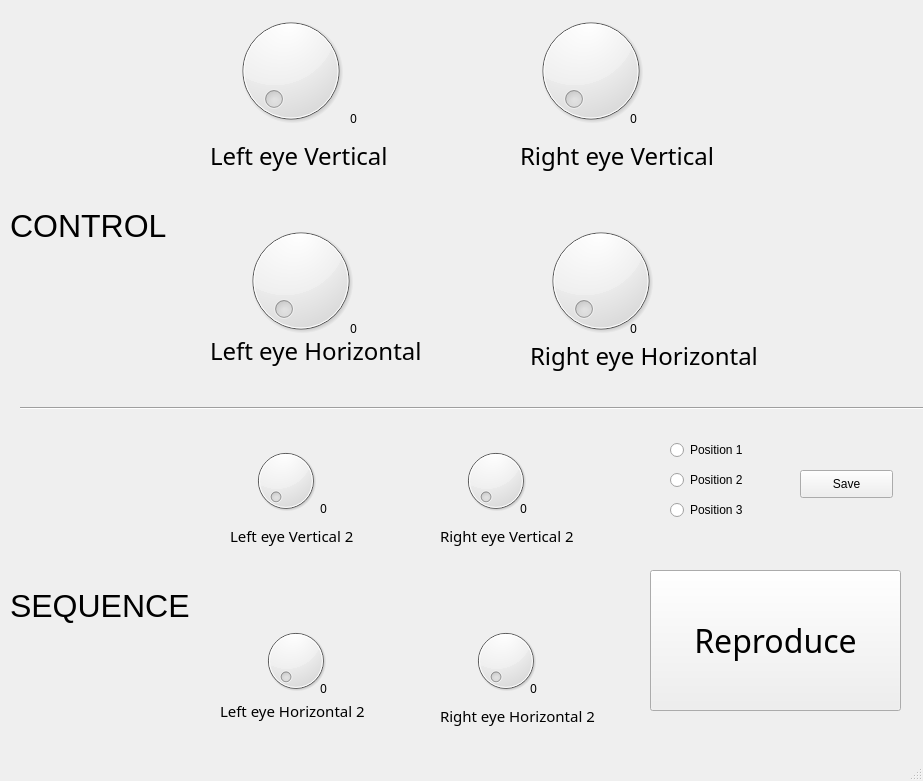
<?xml version="1.0" encoding="UTF-8"?>
<ui version="4.0">
 <class>MainWindow</class>
 <widget class="QMainWindow" name="MainWindow">
  <property name="geometry">
   <rect>
    <x>0</x>
    <y>0</y>
    <width>923</width>
    <height>781</height>
   </rect>
  </property>
  <property name="windowTitle">
   <string>MainWindow</string>
  </property>
  <widget class="QWidget" name="centralwidget">
   <widget class="QDial" name="dialeye1">
    <property name="geometry">
     <rect>
      <x>210</x>
      <y>10</y>
      <width>161</width>
      <height>121</height>
     </rect>
    </property>
    <property name="minimum">
     <number>5</number>
    </property>
    <property name="maximum">
     <number>120</number>
    </property>
   </widget>
   <widget class="QDial" name="dialeye2">
    <property name="geometry">
     <rect>
      <x>220</x>
      <y>220</y>
      <width>161</width>
      <height>121</height>
     </rect>
    </property>
    <property name="minimum">
     <number>5</number>
    </property>
    <property name="maximum">
     <number>120</number>
    </property>
   </widget>
   <widget class="QDial" name="dialeye4">
    <property name="geometry">
     <rect>
      <x>520</x>
      <y>220</y>
      <width>161</width>
      <height>121</height>
     </rect>
    </property>
    <property name="minimum">
     <number>5</number>
    </property>
    <property name="maximum">
     <number>120</number>
    </property>
   </widget>
   <widget class="QDial" name="dialeye3">
    <property name="geometry">
     <rect>
      <x>510</x>
      <y>10</y>
      <width>161</width>
      <height>121</height>
     </rect>
    </property>
    <property name="minimum">
     <number>5</number>
    </property>
    <property name="maximum">
     <number>120</number>
    </property>
   </widget>
   <widget class="QLabel" name="label">
    <property name="geometry">
     <rect>
      <x>210</x>
      <y>130</y>
      <width>251</width>
      <height>51</height>
     </rect>
    </property>
    <property name="font">
     <font>
      <family>Roman</family>
      <pointsize>18</pointsize>
     </font>
    </property>
    <property name="text">
     <string>Left eye Vertical</string>
    </property>
   </widget>
   <widget class="QLabel" name="label_2">
    <property name="geometry">
     <rect>
      <x>210</x>
      <y>320</y>
      <width>251</width>
      <height>61</height>
     </rect>
    </property>
    <property name="font">
     <font>
      <family>Roman</family>
      <pointsize>18</pointsize>
     </font>
    </property>
    <property name="text">
     <string>Left eye Horizontal</string>
    </property>
   </widget>
   <widget class="QLabel" name="label_3">
    <property name="geometry">
     <rect>
      <x>530</x>
      <y>330</y>
      <width>261</width>
      <height>51</height>
     </rect>
    </property>
    <property name="font">
     <font>
      <family>Roman</family>
      <pointsize>18</pointsize>
     </font>
    </property>
    <property name="text">
     <string>Right eye Horizontal</string>
    </property>
   </widget>
   <widget class="QLabel" name="label_5">
    <property name="geometry">
     <rect>
      <x>520</x>
      <y>130</y>
      <width>251</width>
      <height>51</height>
     </rect>
    </property>
    <property name="font">
     <font>
      <family>Roman</family>
      <pointsize>18</pointsize>
     </font>
    </property>
    <property name="text">
     <string>Right eye Vertical</string>
    </property>
   </widget>
   <widget class="QLabel" name="label_4">
    <property name="geometry">
     <rect>
      <x>10</x>
      <y>180</y>
      <width>191</width>
      <height>91</height>
     </rect>
    </property>
    <property name="font">
     <font>
      <family>MS UI Gothic</family>
      <pointsize>24</pointsize>
     </font>
    </property>
    <property name="text">
     <string>CONTROL</string>
    </property>
   </widget>
   <widget class="QDial" name="dialeye33">
    <property name="geometry">
     <rect>
      <x>460</x>
      <y>440</y>
      <width>71</width>
      <height>81</height>
     </rect>
    </property>
    <property name="minimum">
     <number>5</number>
    </property>
    <property name="maximum">
     <number>120</number>
    </property>
   </widget>
   <widget class="QLabel" name="label_6">
    <property name="geometry">
     <rect>
      <x>440</x>
      <y>510</y>
      <width>251</width>
      <height>51</height>
     </rect>
    </property>
    <property name="font">
     <font>
      <family>Roman</family>
      <pointsize>11</pointsize>
     </font>
    </property>
    <property name="text">
     <string>Right eye Vertical 2</string>
    </property>
   </widget>
   <widget class="QLabel" name="label_7">
    <property name="geometry">
     <rect>
      <x>440</x>
      <y>690</y>
      <width>301</width>
      <height>51</height>
     </rect>
    </property>
    <property name="font">
     <font>
      <family>Roman</family>
      <pointsize>11</pointsize>
     </font>
    </property>
    <property name="text">
     <string>Right eye Horizontal 2</string>
    </property>
   </widget>
   <widget class="QLabel" name="label_8">
    <property name="geometry">
     <rect>
      <x>220</x>
      <y>680</y>
      <width>281</width>
      <height>61</height>
     </rect>
    </property>
    <property name="font">
     <font>
      <family>Roman</family>
      <pointsize>11</pointsize>
     </font>
    </property>
    <property name="text">
     <string>Left eye Horizontal 2</string>
    </property>
   </widget>
   <widget class="QLabel" name="label_9">
    <property name="geometry">
     <rect>
      <x>230</x>
      <y>510</y>
      <width>251</width>
      <height>51</height>
     </rect>
    </property>
    <property name="font">
     <font>
      <family>Roman</family>
      <pointsize>11</pointsize>
     </font>
    </property>
    <property name="text">
     <string>Left eye Vertical 2</string>
    </property>
   </widget>
   <widget class="QDial" name="dialeye11">
    <property name="geometry">
     <rect>
      <x>250</x>
      <y>440</y>
      <width>71</width>
      <height>81</height>
     </rect>
    </property>
    <property name="minimum">
     <number>5</number>
    </property>
    <property name="maximum">
     <number>120</number>
    </property>
   </widget>
   <widget class="QDial" name="dialeye22">
    <property name="geometry">
     <rect>
      <x>260</x>
      <y>620</y>
      <width>71</width>
      <height>81</height>
     </rect>
    </property>
    <property name="minimum">
     <number>5</number>
    </property>
    <property name="maximum">
     <number>120</number>
    </property>
   </widget>
   <widget class="QDial" name="dialeye44">
    <property name="geometry">
     <rect>
      <x>470</x>
      <y>620</y>
      <width>71</width>
      <height>81</height>
     </rect>
    </property>
    <property name="minimum">
     <number>5</number>
    </property>
    <property name="maximum">
     <number>180</number>
    </property>
   </widget>
   <widget class="Line" name="line">
    <property name="geometry">
     <rect>
      <x>20</x>
      <y>400</y>
      <width>1011</width>
      <height>16</height>
     </rect>
    </property>
    <property name="orientation">
     <enum>Qt::Horizontal</enum>
    </property>
   </widget>
   <widget class="QLabel" name="label_10">
    <property name="geometry">
     <rect>
      <x>10</x>
      <y>560</y>
      <width>191</width>
      <height>91</height>
     </rect>
    </property>
    <property name="font">
     <font>
      <family>MS UI Gothic</family>
      <pointsize>24</pointsize>
     </font>
    </property>
    <property name="text">
     <string>SEQUENCE</string>
    </property>
   </widget>
   <widget class="QRadioButton" name="radioButton1">
    <property name="geometry">
     <rect>
      <x>670</x>
      <y>440</y>
      <width>171</width>
      <height>20</height>
     </rect>
    </property>
    <property name="text">
     <string>Position 1</string>
    </property>
   </widget>
   <widget class="QRadioButton" name="radioButton2">
    <property name="geometry">
     <rect>
      <x>670</x>
      <y>470</y>
      <width>171</width>
      <height>20</height>
     </rect>
    </property>
    <property name="text">
     <string>Position 2</string>
    </property>
   </widget>
   <widget class="QRadioButton" name="radioButton3">
    <property name="geometry">
     <rect>
      <x>670</x>
      <y>500</y>
      <width>171</width>
      <height>20</height>
     </rect>
    </property>
    <property name="text">
     <string>Position 3</string>
    </property>
   </widget>
   <widget class="QPushButton" name="pushButtonSave">
    <property name="geometry">
     <rect>
      <x>800</x>
      <y>470</y>
      <width>93</width>
      <height>28</height>
     </rect>
    </property>
    <property name="text">
     <string>Save</string>
    </property>
   </widget>
   <widget class="QPushButton" name="pushButtonPlay">
    <property name="geometry">
     <rect>
      <x>650</x>
      <y>570</y>
      <width>251</width>
      <height>141</height>
     </rect>
    </property>
    <property name="font">
     <font>
      <family>Niagara Engraved</family>
      <pointsize>24</pointsize>
     </font>
    </property>
    <property name="text">
     <string>Reproduce</string>
    </property>
   </widget>
   <widget class="QLabel" name="labelLEV">
    <property name="geometry">
     <rect>
      <x>350</x>
      <y>110</y>
      <width>55</width>
      <height>16</height>
     </rect>
    </property>
    <property name="font">
     <font>
      <family>OCR A Extended</family>
     </font>
    </property>
    <property name="text">
     <string>0</string>
    </property>
   </widget>
   <widget class="QLabel" name="labelREV">
    <property name="geometry">
     <rect>
      <x>630</x>
      <y>110</y>
      <width>55</width>
      <height>16</height>
     </rect>
    </property>
    <property name="font">
     <font>
      <family>OCR A Extended</family>
     </font>
    </property>
    <property name="text">
     <string>0</string>
    </property>
   </widget>
   <widget class="QLabel" name="labelLEH">
    <property name="geometry">
     <rect>
      <x>350</x>
      <y>320</y>
      <width>55</width>
      <height>16</height>
     </rect>
    </property>
    <property name="font">
     <font>
      <family>OCR A Extended</family>
     </font>
    </property>
    <property name="text">
     <string>0</string>
    </property>
   </widget>
   <widget class="QLabel" name="labelREH">
    <property name="geometry">
     <rect>
      <x>630</x>
      <y>320</y>
      <width>55</width>
      <height>16</height>
     </rect>
    </property>
    <property name="font">
     <font>
      <family>OCR A Extended</family>
     </font>
    </property>
    <property name="text">
     <string>0</string>
    </property>
   </widget>
   <widget class="QLabel" name="labelLEV2">
    <property name="geometry">
     <rect>
      <x>320</x>
      <y>500</y>
      <width>55</width>
      <height>16</height>
     </rect>
    </property>
    <property name="font">
     <font>
      <family>OCR A Extended</family>
     </font>
    </property>
    <property name="text">
     <string>0</string>
    </property>
   </widget>
   <widget class="QLabel" name="labelLEH2">
    <property name="geometry">
     <rect>
      <x>320</x>
      <y>680</y>
      <width>55</width>
      <height>16</height>
     </rect>
    </property>
    <property name="font">
     <font>
      <family>OCR A Extended</family>
     </font>
    </property>
    <property name="text">
     <string>0</string>
    </property>
   </widget>
   <widget class="QLabel" name="labelREV2">
    <property name="geometry">
     <rect>
      <x>520</x>
      <y>500</y>
      <width>55</width>
      <height>16</height>
     </rect>
    </property>
    <property name="font">
     <font>
      <family>OCR A Extended</family>
     </font>
    </property>
    <property name="text">
     <string>0</string>
    </property>
   </widget>
   <widget class="QLabel" name="labelREH2">
    <property name="geometry">
     <rect>
      <x>530</x>
      <y>680</y>
      <width>55</width>
      <height>16</height>
     </rect>
    </property>
    <property name="font">
     <font>
      <family>OCR A Extended</family>
     </font>
    </property>
    <property name="text">
     <string>0</string>
    </property>
   </widget>
  </widget>
  <widget class="QMenuBar" name="menubar">
   <property name="geometry">
    <rect>
     <x>0</x>
     <y>0</y>
     <width>923</width>
     <height>26</height>
    </rect>
   </property>
  </widget>
  <widget class="QStatusBar" name="statusbar"/>
 </widget>
 <resources/>
 <connections/>
</ui>
